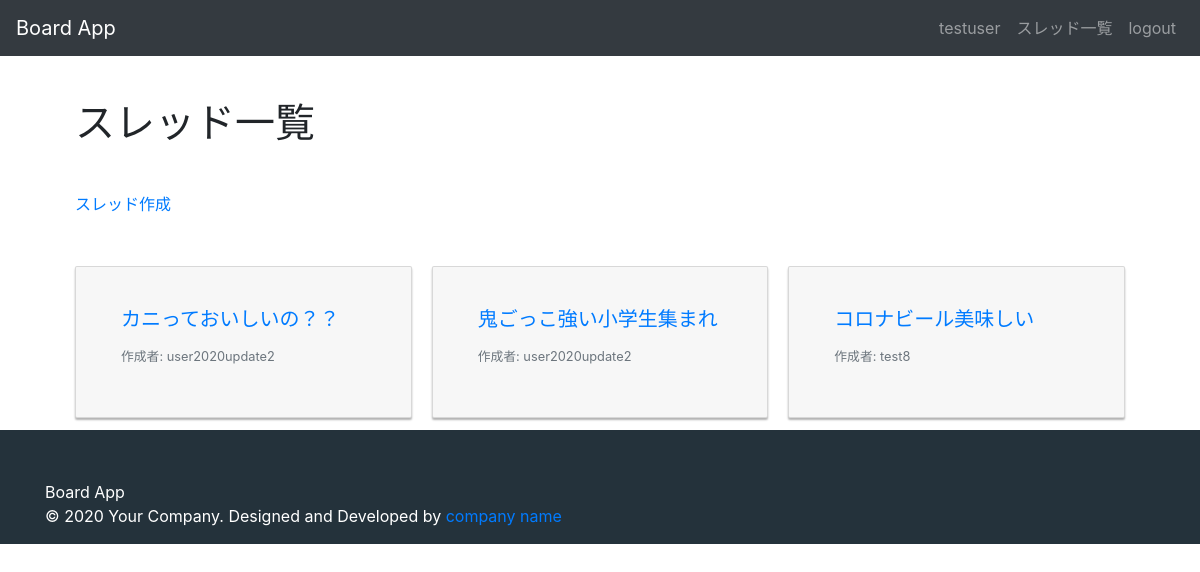
The page /DjangoApp1/board/thread/thread_list/ (signed in) on the database its author committed.
### board/models.py (models this page shows, shortened)
class User(AbstractBaseUser, PermissionsMixin):
    class Meta:
        verbose_name = 'ユーザ'
        verbose_name_plural = 'ユーザ'
    email = models.EmailField('メールアドレス', max_length=150, null = False, blank=False, unique = True)
    name = models.CharField('名前', max_length=150, null = False, blank=False)
    picture = models.ImageField(verbose_name = 'プロフィール画像', upload_to='profiles/', blank=True, null=True)
    is_staff = models.BooleanField(
        '管理者',
        default=False,
        help_text=_(
            'Designates whether the user can log into this admin site.'),
    )
    is_active = models.BooleanField(
        '有効',
        default=True,
        help_text=_(
            'Designates whether this user should be treated as active. '
            'Unselect this instead of deleting accounts.'
        ),
    )
    date_joined = models.DateTimeField(_('date joined'), default=timezone.now)
    objects = MyUserManager()
    EMAIL_FIELD = 'email'
    USERNAME_FIELD = 'email'
    REQUIRED_FIELDS = ['name',]

class Thread(models.Model):
    title = models.CharField(max_length=100)
    user = models.ForeignKey(User, on_delete=models.CASCADE)

### board/views.py (the view)
# urls.py: path("thread/thread_list/", views.ThreadListView.as_view(), name="thread_list"),
class ThreadListView(LoginRequiredMixin, generic.ListView):
    model = Thread
    template_name = "board/thread/thread_list.html"

### templates/board/thread/thread_list.html (shortened to what this page needs)
{% extends "board/base.html" %}
{% block content %}
<div class="container-fluid">
    <div class="container">
        <h1>スレッド一覧</h1>
        <a href="{% url 'board:thread_create' %}">スレッド作成</a>
        <div class="card-columns">
            {% for thread in thread_list %}
            <a href="{% url 'board:thread_detail' thread.pk %}" class="card">
                <div class="card-body">
                    <h5 class="card-title">{{ thread.title }}</h5>
                    <div>
                        <small class="text-muted">作成者: {{ thread.user.name }}</small>
                    </div>
                </div>
            </a>
            {% endfor %}
        </div>
    </div>
</div>
{% endblock content %}

### templates/board/base.html (shortened to what this page needs)
{% load i18n static %}
<!DOCTYPE html>{% get_current_language as LANGUAGE_CODE %}
<html lang="{{ LANGUAGE_CODE|default:"ja" }}">
<head>
    <link rel="stylesheet" href="{% static 'board/css/bootstrap.min.css' %}">
    <link rel="stylesheet" href="{% static 'board/css/style.css' %}">
</head>
<body>
    <header>
        <nav class="navbar navbar-expand-lg fixed-top navbar-dark bg-dark">
            {% if request.user.is_authenticated %}
            <a class="navbar-brand app-name" href="{% url 'board:thread_list' %}">Board App</a>
            {% else %}
            <a class="navbar-brand app-name" href="{% url 'board:lp' %}">Board App</a>
            {% endif %}
            <div class="collapse navbar-collapse" id="navbarSupportedContent">
                <ul class="navbar-nav">
                    {% if request.user.is_authenticated %}
                    <li class="nav-item">
                        <a class="nav-link"
                            href="{% url 'board:user_detail' request.user.pk %}">{{ request.user.name }}</a>
                    </li>
                    <li class="nav-item">
                        <a class="nav-link" href="{% url 'board:thread_list' %}">スレッド一覧</a>
                    </li>
                    <li class="nav-item">
                        <a class="nav-link" href="{% url 'board:logout' %}">logout</a>
                    </li>
                    {% endif %}
                </ul>
            </div>
        </nav>
    </header>
    <div class="container">
        {% block content %}{% endblock %}
    </div>
    <footer>
        <div class="container">
            <div class="row">
                <div class="col-md-8">
                    <a class="text-white" href="{% url 'board:lp' %}">Board App</a>
                    <p>© 2020 Your Company. Designed and Developed by <a target="_blank" href="#">company name</a></p>
                </div>
            </div>
        </div>
    </footer>
</body>
</html>

### board/static/board/css/style.css (style rules this page uses)
body { padding-top: 100px; }
li { list-style-type: none; }
h1, h2, h3, h4, h5, h6 { font-family: 'Roboto Slab', serif; }
h1, h2, h3, h4, h5, h6 { margin-bottom: 1.1em; }
.nav-link { color: #fff; }
.card { background-color: #F7F7F7; padding: 20px 25px 30px; margin: 0 auto 25px; margin-top: 50px; -moz-border-radius: 2px; -webkit-border-radius: 2px; border-radius: 2px; -moz-box-shadow: 0px 2px 2px rgba(0, 0, 0, 0.3); -webkit-box-shadow: 0px 2px 2px rgba(0, 0, 0, 0.3); box-shadow: 0px 2px 2px rgba(0, 0, 0, 0.3); }
footer { background-color: rgba(36, 50, 59, 1); padding-top: 50px; }
footer h1, footer h2, footer h3, footer h4, footer h5, footer h6, footer p { color: #FFFFFF; }

### rows shown on the page
User: user.name "testuser"
Thread: title "カニっておいしいの？？", user.name "user2020update2"
Thread: title "鬼ごっこ強い小学生集まれ", user.name "user2020update2"
Thread: title "コロナビール美味しい", user.name "test8"
